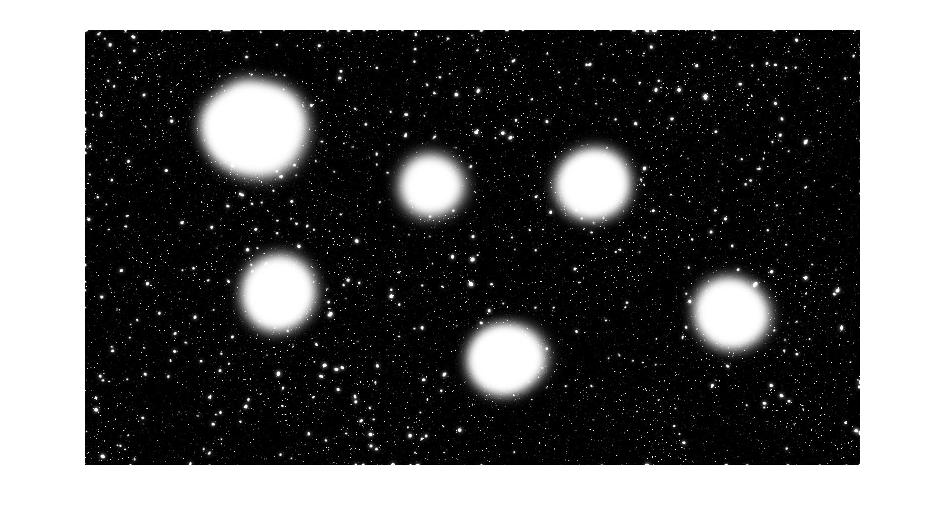
#> input picture trabalho05/Cosmos_original.jpg, 947 x 530 px
$ jupyter execute task05.ipynb   (older library calls are emulated)
#> lines starting #> are read from the running program, lines starting #| are printed output that depends on the picture; after the words box and inside, x2 and y2 are one past the last pixel; in counts of white or black regions, pixels touching at a corner belong together
# Trabalho 5 - Transformada de Hough

## Preâmbulo

A transformada de Hough baseia-se num modelo analítico para relacionar o espaço da imagem em um conjunto de parâmetros ao converter as coordenadas dos pixels para este espaço analítico.

Este espaço analítico facilita a identificação bem como a localização de objetos geométricos na imagem original.

Cabe ressaltar que essa transformação não adminte inversa, de forma que não é possível reconstruir a imagem original tomando como base os parâmetros analíticos obtidos pela transformação.

Este modelo analítico é projetado para identificar um tipo de objeto geométrico, de forma que existirá uma transformada para identificação de retas mas será necessária outra função para a identificação de objetos com características diferentes, como é o caso do círculo.

A transformada de Hough identifica retas e encontra os pontos usando a equação reduzida da reta, a saber, $y = ax + b$, sendo $a$ o coeficiente angular e $b$ a interseção com o eixo $x$. Contudo isso apresenta um problema para a identificação de retas verticais pois nesse caso o coeficiente angular seria infinito ($a = \infty$), como alternativa foram propostos outros tipos de modelagem, como é o caso da Modelagem de Duda e Hart que utiliza a equação polar da reta.

Para este trabalho serão identificados os círculos de uma imagem de entrada e então analisados os resultados da abordagem.

## Código

O código, apresentado a seguir, é separado nos métodos:
* image_side_by_side apenas para exibir a imagem na tela;
* strel cria um elemento estruturante circular;
* abe operação de abertura;
* fec operação de fechamento;
* tophat_white transformação top-hat white;
* tophat_black transformação top-hat black;
* find_circulos encontra os círculos utilizando a transformada de Hough para círculos;
* draw_circulos desenha os círculos sobre a imagem original;
* less_circulos elimina círculos com centro muito próximo.

[cell 1]
import cv2
import numpy as np
import matplotlib.pyplot as plt
import math

np.seterr(all='raise')


def image_side_by_side(imgs, titles):
	imgs = [np.round(img).astype("uint8") for img in imgs]
# 	plt.subplot(121, figsize=(16, 10)), plt.imshow(imgs[0], cmap='gray'), plt.title(titles[0])
# 	plt.subplot(122, figsize=(16, 10)), plt.imshow(imgs[1], cmap='gray'), plt.title(titles[1])

	f, axarr = plt.subplots(1, len(imgs), figsize=(20, 10))
	for i in range(len(imgs)):
		axarr[i].imshow(imgs[i], cmap=plt.get_cmap('gray'), vmin=0, vmax=255)
		if titles:
			plt.title(titles[i])
	plt.show()


def strel(radius):
	'''
	Cria um elemento estruturante em forma de círculo.
	:param radius: Raio do elemento estruturante.
	:return: O elemento estruturante.
	'''
	resp = np.zeros([2 * radius + 1, 2 * radius + 1], np.uint8)
	for i in range(2 * radius + 1):
		for j in range(2 * radius + 1):
			x = i - radius
			y = j - radius
			resp[i, j] = x * x + y * y <= radius * radius
	return resp


def abe(img, neigh):
	return cv2.dilate(cv2.erode(img, neigh, iterations=1), neigh.transpose(), iterations=1)


def fec(img, neigh):
	return cv2.erode(cv2.dilate(img, neigh, iterations=1), neigh.transpose(), iterations=1)


def tophat_white(img, neigh):
	return img - abe(img, neigh)


def tophat_black(img, neigh):
	return img - fec(img, neigh)


def find_circulos(img):
	img = np.round(img).astype("uint8")
	img = cv2.cvtColor(img, cv2.COLOR_BGR2GRAY)
	circulos = cv2.HoughCircles(img, cv2.HOUGH_GRADIENT, 1.3, 10)
	return np.round(circulos[0, :]).astype("int") if circulos is not None else []


def draw_circulos(img, circulos, cor_circulo=(0, 255, 0), cor_centro=(0, 128, 255)):
	output = img.copy()
	print(f"Foram encontrados {len(circulos) if circulos is not None else 0} circulos")

	for (x, y, r) in circulos:
		cv2.circle(output, (x, y), r, cor_circulo, 4)
		cv2.rectangle(output, (x - 5, y - 5), (x + 5, y + 5), cor_centro, -1)
	return output


def less_circulos(circulos, min_distance=10):
	resp = []
	for (x, y, r) in circulos:
		incluir = True
		for (x1, y1, r1) in resp:
			if math.hypot(x1 - x, y1 - y) < min_distance:
				incluir = False
				break
		if incluir:
			resp += [(x, y, r)]
	return resp

## Resultados

Para os testes foi utilizada a foto do exemplo referenciado:
https://en.wikipedia.org/wiki/Top-hat_transform#Example

Inicialmente é exibida a imagem original, e esta é cortada para remover a parte branca e facilitar a identificação dos círculos.

[cell 2]
file_name = "Cosmos_original.jpg"
cosmos_img = cv2.imread(file_name)
#> cosmos_img is the input picture: shape (530, 947, 3); min 0, max 255, mean 104.5
x, y = [40, 70], [90, 90]
cosmos_img_cropped = cosmos_img[x[0]:cosmos_img.shape[0] - x[1], y[0]:cosmos_img.shape[1] - y[1]]
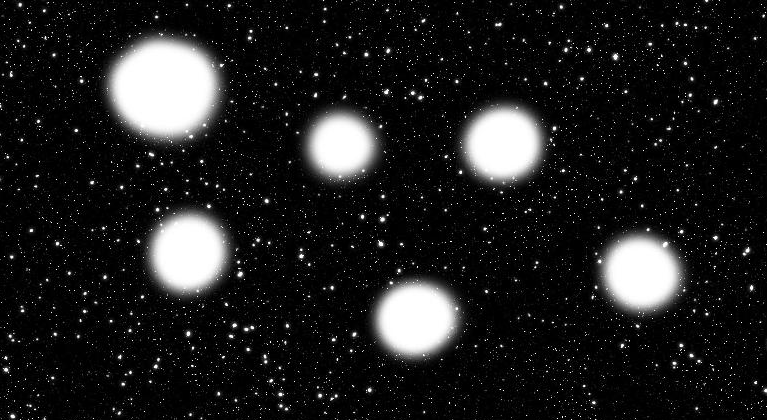
#> cosmos_img_cropped: shape (420, 767, 3); min 0, max 255, mean 31.9
# image_side_by_side([cosmos_img, cosmos_img_cropped], ["Original", "Cortada"])
cosmos_img = cosmos_img_cropped

O próximo passo é aplicar o filtro tophat para identificar os círculos e então subtrair o resultado da imagem orignal de forma a ter apenas os círculos.

[cell 3]
tophat5 = tophat_white(cosmos_img, strel(5))
#> in abe, `return cv2.dilate(cv2.erode(img, neigh, iterations=1), neigh.transpose..`:
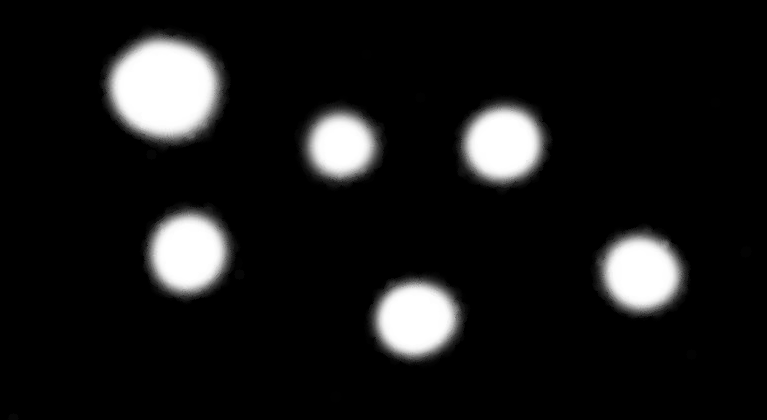
#> returned value: shape (420, 767, 3); min 0, max 255, mean 24.2
#> in tophat_white, `return img - abe(img, neigh)`:
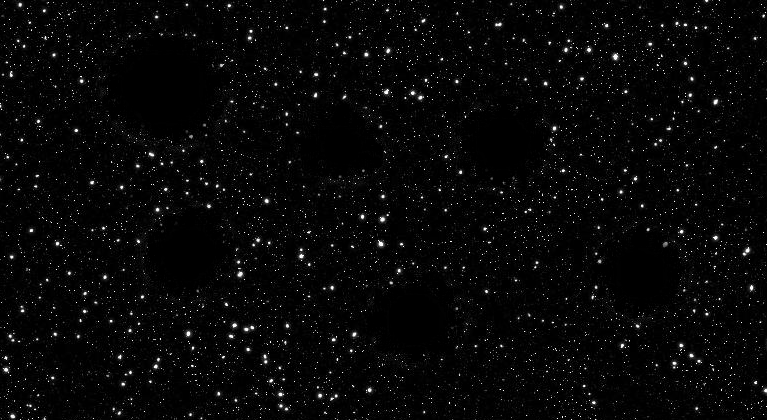
#> returned value: shape (420, 767, 3); min 0, max 255, mean 7.8
# image_side_by_side([cosmos_img, tophat5], ["Original", "tophat5"])
tophat3_cosmos = tophat5 - cosmos_img
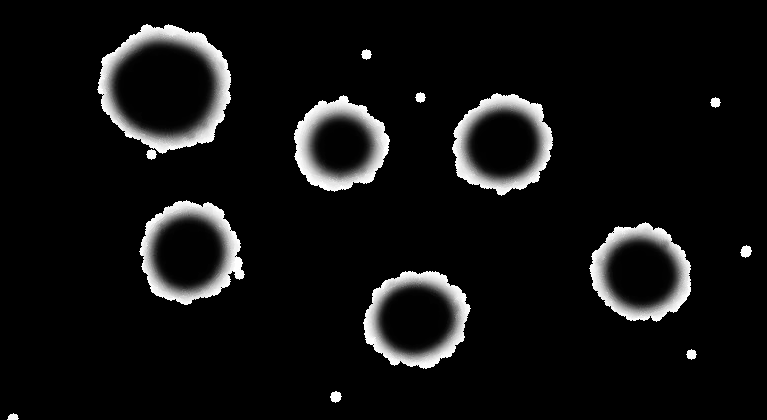
#> tophat3_cosmos: shape (420, 767, 3); min 0, max 255, mean 16.6
image_side_by_side([cosmos_img, tophat3_cosmos], ["Original", "tophat5 - original"])
#> in image_side_by_side, `imgs = [np.round(img).astype("uint8") for img in imgs]`: imgs = 2 items
#> the loop in image_side_by_side, `for i in range(len(imgs)):` made 2 passes

Podemos ver abaixo a imagem original e o resultaod após aplicar a operação de detecção de bordas de laplace ao resultado do filtro top hat.

[cell 4]
bordas_laplacian = cv2.Laplacian(tophat3_cosmos, cv2.CV_64F)
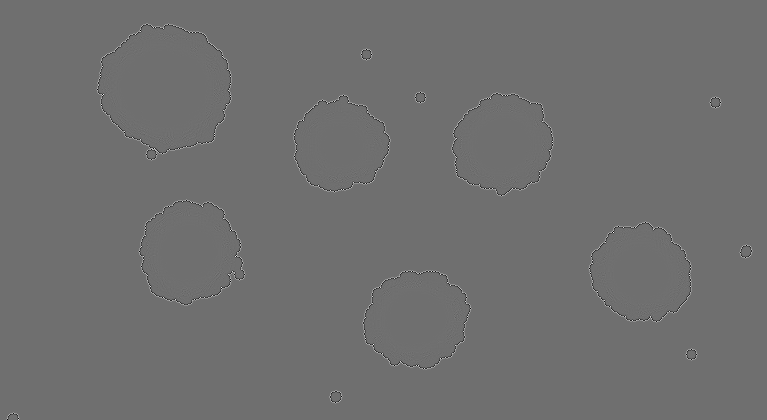
#> bordas_laplacian: shape (420, 767, 3) float64; min -782, max 1004, mean 0; drawn with min black and max white
# image_side_by_side([cosmos_img, bordas_laplacian], ["Original", "bordas_laplacian"])

Em seguida é aplicado um threshold ao resultado da detecção de bordas pelo filtro laplaciano.

[cell 5]
ret, thresh1 = cv2.threshold(bordas_laplacian, 127, 255, cv2.THRESH_BINARY)
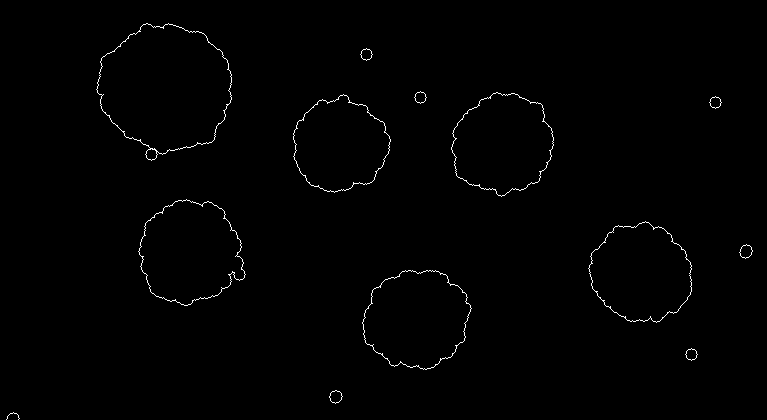
#> thresh1: shape (420, 767, 3) float64; 0.71% white in thin lines or dots
image_side_by_side([cosmos_img, thresh1], ["Original", "thresh1"])
#> the loop in image_side_by_side (call 2), `for i in range(len(imgs)):` made 2 passes
#> in image_side_by_side (call 2), `plt.show()`:
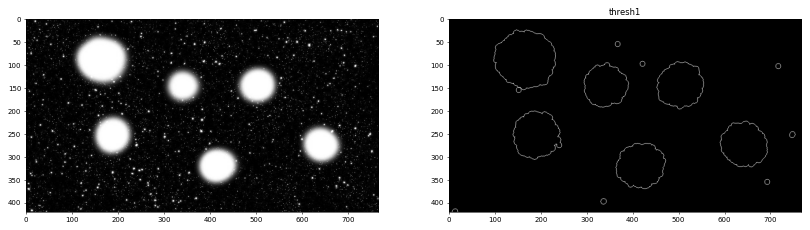
#> figure drawn by matplotlib, 2 panels

Agora ao resultado da aplicação do filtro laplaciano é aplicada a operação de detecção de círculos.

[cell 6]
thresh1_circulos = draw_circulos(cosmos_img, find_circulos(thresh1))
#> in find_circulos, `img = np.round(img).astype("uint8")`: img: shape (420, 767, 3); 0.71% white in thin lines or dots
#> in find_circulos, `img = cv2.cvtColor(img, cv2.COLOR_BGR2GRAY)`: img: shape (420, 767); 0.71% white in thin lines or dots
#> in find_circulos, `circulos = cv2.HoughCircles(img, cv2.HOUGH_GRADIENT, 1.3, 10)`: circulos = None
#| Foram encontrados 0 circulos

É exibido o resultado do processo de threshold, que foi a entrada da transformada de Hough para identificação de círculos.
Conforme pode ser verificado nas imagens acima, nenhum filtro pode ser identificado.

Desta forma utiliza-se agora o resultado do filtro tophat para identificação dos filtros, a seguir é exibida a imagem de entrada para a transformada de Hough e em seguida os círculos identificados.

[cell 7]
tophat3_circulos = find_circulos(tophat3_cosmos)
#> tophat3_circulos = [[163, 92, 54], [163, 81, 56], [189, 252, 38], [645, 272, 38], [176, 84, 55], [415, 320, 39], [504, 146, 40], [333, 151, 38], [509, 137, 45]]
tophat3_cosmos_circulos = draw_circulos(cosmos_img, tophat3_circulos)
#> call 2 of draw_circulos, with circulos = array of shape (9, 3), cor_circulo = (0, 255, 0), cor_centro = (0, 128, 255)
#| Foram encontrados 9 circulos
#> the loop in draw_circulos (call 2), `for (x, y, r) in circulos:` made 9 passes
#> after the loop in draw_circulos (call 2), `for (x, y, r) in circulos:`:
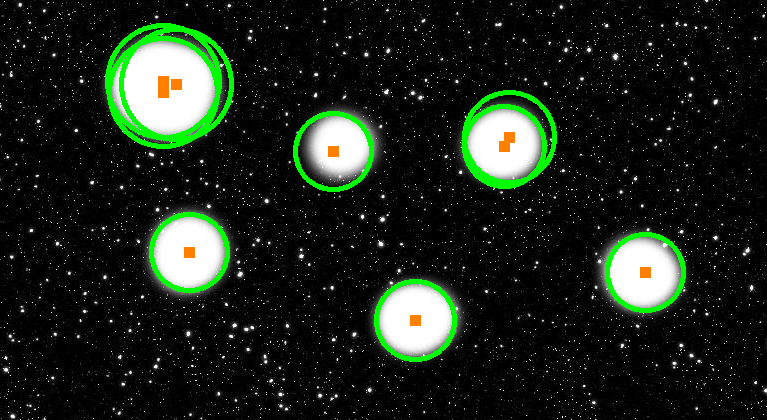
#> output: shape (420, 767, 3); 3.99% of pixels changed, all inside (x1, y1, x2, y2) = (105, 23, 686, 362)

image_side_by_side([thresh1_circulos, tophat3_cosmos_circulos], None)
# image_side_by_side([tophat3_cosmos, tophat3_cosmos_circulos], ["tophat3_cosmos", "tophat3_cosmos_circulos"])

Conforme podemos preceber, foram identificados 9 círculos, contudo só exitem 6 na imagem original, aparentemente o método identificou círculos com centros muito próximos e raios semelhantes, desta forma foi desenvolvida a função less_circulos que identifica os círculos muito próximos e os descarta caso essa distância seja menor do que um determinado valor, uma melhoria nesse processo seria considerar também o tamanho do raio pois da forma como está implementado pode considerar que círculos concêntricos mas de raios diferentes são o mesmo.

[cell 8]
tophat3_circulos_less = less_circulos(tophat3_circulos, 20)
#> the loop in less_circulos, `for (x, y, r) in circulos:` made 9 passes
#> (x, y, r, resp) on passes 3 to 4: (189, 252, 38, [(163, 92, 54), (189, 252, 38)]), (645, 272, 38, [(163, 92, 54), (189, 252, 38), (645, 272, 38)])
#> tophat3_circulos_less = [(163, 92, 54), (189, 252, 38), (645, 272, 38), (415, 320, 39), (504, 146, 40), (333, 151, 38)]
tophat3_cosmos_circulos_less = draw_circulos(cosmos_img, tophat3_circulos_less)
#> call 3 of draw_circulos, with cor_circulo = (0, 255, 0), cor_centro = (0, 128, 255)
#| Foram encontrados 6 circulos
#> the loop in draw_circulos (call 3), `for (x, y, r) in circulos:` made 6 passes
#> after the loop in draw_circulos (call 3), `for (x, y, r) in circulos:`:
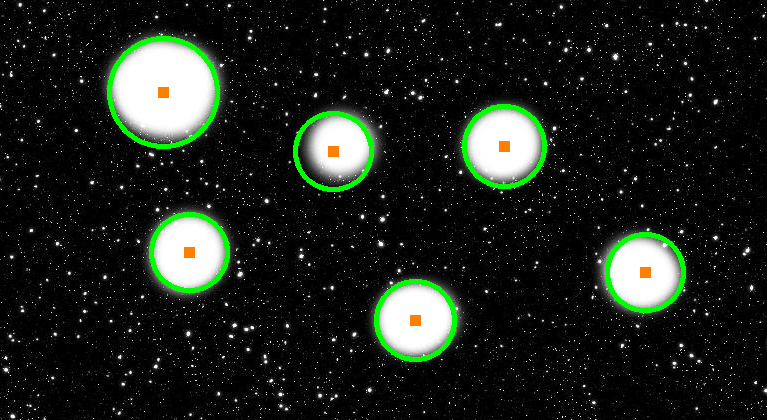
#> output: shape (420, 767, 3); 2.64% of pixels changed, all inside (x1, y1, x2, y2) = (107, 36, 686, 362)
image_side_by_side([tophat3_cosmos, tophat3_cosmos_circulos_less], ["tophat3_cosmos", "tophat3_cosmos_circulos_less"])
